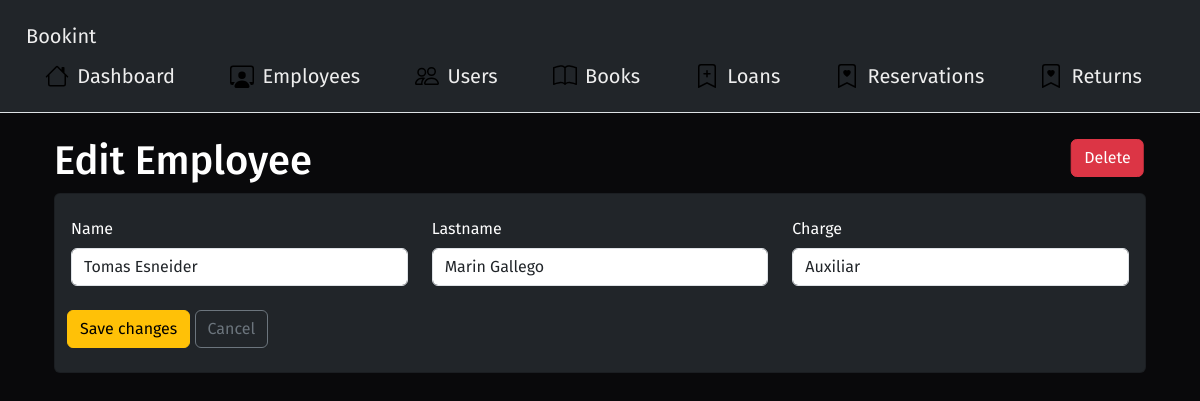
The page /representacion/edit_empleado.php?id_empleado=1 on the database its author committed.
### tables this page shows
CREATE TABLE `empleado` (
  `id_empleado` int(11) NOT NULL AUTO_INCREMENT,
  `nombre_empleado` varchar(20) DEFAULT NULL,
  `apellido_empleado` varchar(20) DEFAULT NULL,
  `cargo` varchar(15) DEFAULT NULL,
  PRIMARY KEY (`id_empleado`)
);

### datos/Conexion.php (called while the page is built, shortened)
<?php
class Conexion {
    public $conn;
    public function conexion() {
        try {
            $this->conn = mysqli_connect('localhost', 'codintdev', 'andres2773', 'biblioteca');
        }
        catch (Exception $e) {
            $this->conn->close();
            echo "Error al ingresar a la base de datos! " . $e->getMessage();
        }
    }
}

### logica/Empleado.php (called while the page is built, shortened)
<?php
require '../datos/Conexion.php';
class Empleado extends Conexion {
    protected $nombre;
    protected $apellido;
    protected $cargo;
    public function setNombre($nombre) {
        $this->nombre = $nombre;
    }
    public function setApellido($apellido) {
        $this->apellido = $apellido;
    }
    public function setCargo($cargo) {
        $this->cargo = $cargo;
    }
    public function getNombre() {
        return $this->nombre;
    }
    public function getApellido() {
        return $this->apellido;
    }
    public function getCargo() {
        return $this->cargo;
    }
    public function info($id_empleado) {
        try {
            if (isset($_GET['id_empleado'])) {
                $query = "select * from empleado where id_empleado = $id_empleado";
                $result = mysqli_query($this->conn, $query);
            }
        }
        catch (Exception $e) {
            $this->conn->close();
            echo "Error no se encuentra el empleado en la base de datos! " . $e->getMessage();
        }
    }
}

### representacion/edit_empleado.php (the view, shortened to what this page needs)
<?php
require '../logica/Empleado.php';
$objEmpleado = new Empleado();
$objEmpleado->edit($_GET['id_empleado'], $_POST['txtNombreEmpleado'], $_POST['txtApellidoEmpleado'], $_POST['txtCargoEmpleado']);
$objEmpleado->info($_GET['id_empleado']);
$objEmpleado->delete($_GET['id_empleado']);
?>
<?php require '../include/header.php'; ?>
<div class="container p-4">
    <p class="h1">Edit Employee</p>
    <div class="card card-body bg-dark">
        <form method="post" action="edit_empleado.php?id_empleado=<?= $_GET['id_empleado']; ?>" class="row row-cols-3">
            <div class="mb-3 col">
                <label class="col-sm-3 col-form-label">Name</label>
                <input type="text" name="txtNombreEmpleado" class="form-control" value="<?= $objEmpleado->getNombre(); ?>">
            </div>
            <div class="mb-3 col">
                <label class="col-sm-4 col-form-label">Lastname</label>
                <input type="text" name="txtApellidoEmpleado" class="form-control" value="<?= $objEmpleado->getApellido(); ?>">
            </div>
            <div class="mb-3 col">
                <label class="col-sm-3 col-form-label">Charge</label>
                <input type="text" name="txtCargoEmpleado" class="form-control" value="<?= $objEmpleado->getCargo(); ?>">
            </div>
            <div class="d-grid gap-2 d-md-block align-items-start p-2">
                <input type="submit" name="btnActualizarEmpleado" value="Save changes" class="btn btn-warning">
                <input type="submit" name="btnCancelarEmpleado" value="Cancel" class="btn btn-outline-secondary">
                <input type="submit" name="btnEliminarEmpleado" value="Delete" class="btn btn-danger" style="transform: translateY(-450%) translateX(1100%);" onclick="return confirm('Seguro desea eliminar?')">
            </div>
        </form>
    </div>
</div>
<?php require '../include/footer.php' ?>

### css/styles.css (style rules this page uses)
body { background-color: #09090B; color: white; font-family: 'Fira Sans'; }

### rows shown on the page
empleado: txtNombreEmpleado "Tomas Esneider", txtApellidoEmpleado "Marin Gallego", txtCargoEmpleado "Auxiliar"
